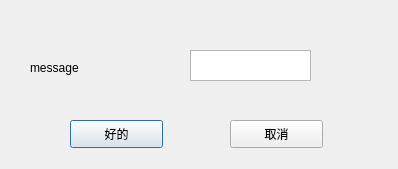
<?xml version="1.0" encoding="UTF-8"?>
<ui version="4.0">
 <class>Dialog</class>
 <widget class="QDialog" name="Dialog">
  <property name="geometry">
   <rect>
    <x>0</x>
    <y>0</y>
    <width>398</width>
    <height>169</height>
   </rect>
  </property>
  <property name="windowTitle">
   <string>Dialog</string>
  </property>
  <widget class="QPushButton" name="pushButton_ok">
   <property name="geometry">
    <rect>
     <x>70</x>
     <y>120</y>
     <width>93</width>
     <height>28</height>
    </rect>
   </property>
   <property name="text">
    <string>好的</string>
   </property>
  </widget>
  <widget class="QPushButton" name="pushButton_2">
   <property name="geometry">
    <rect>
     <x>230</x>
     <y>120</y>
     <width>93</width>
     <height>28</height>
    </rect>
   </property>
   <property name="text">
    <string>取消</string>
   </property>
  </widget>
  <widget class="QLabel" name="label">
   <property name="geometry">
    <rect>
     <x>30</x>
     <y>60</y>
     <width>151</width>
     <height>16</height>
    </rect>
   </property>
   <property name="text">
    <string>message</string>
   </property>
  </widget>
  <widget class="QTextEdit" name="textEdit">
   <property name="geometry">
    <rect>
     <x>190</x>
     <y>50</y>
     <width>121</width>
     <height>31</height>
    </rect>
   </property>
  </widget>
 </widget>
 <resources/>
 <connections/>
</ui>
